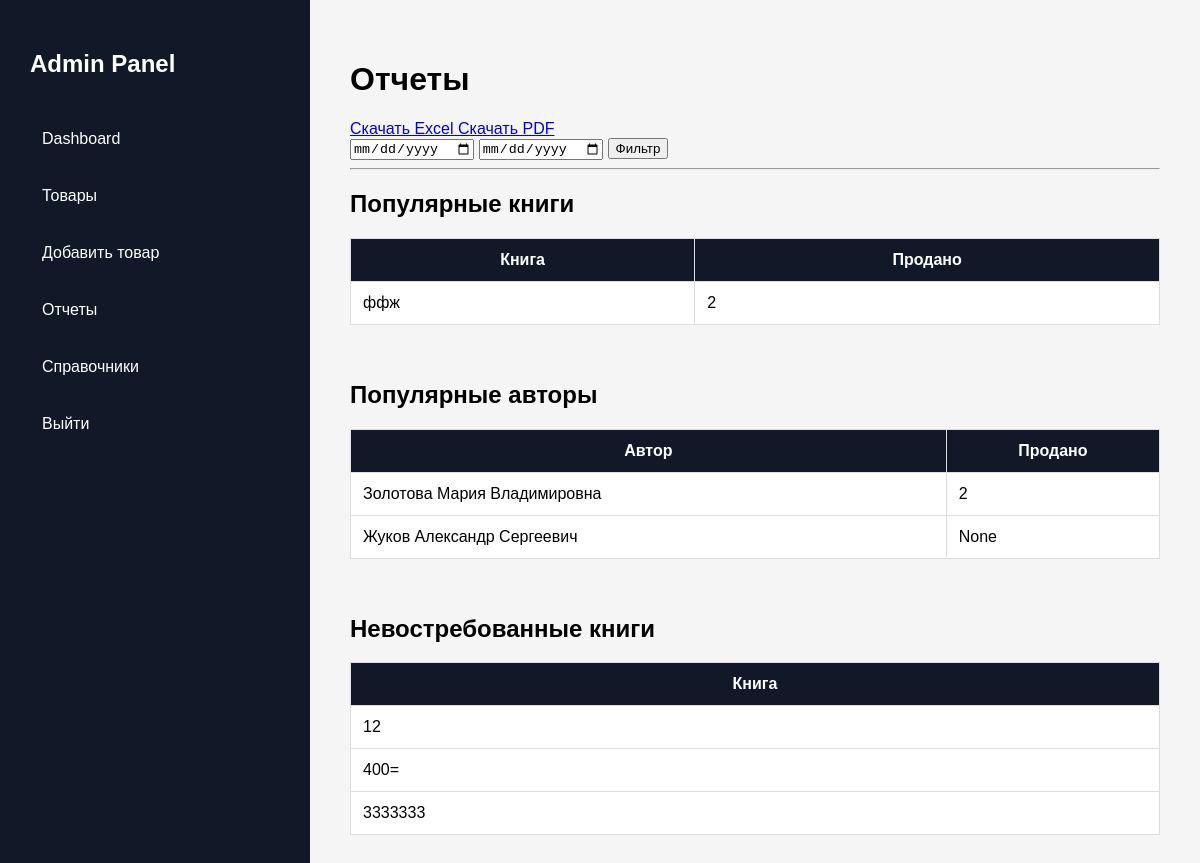
Page /admin-panel/reports/ (signed in) on the earlier database version.
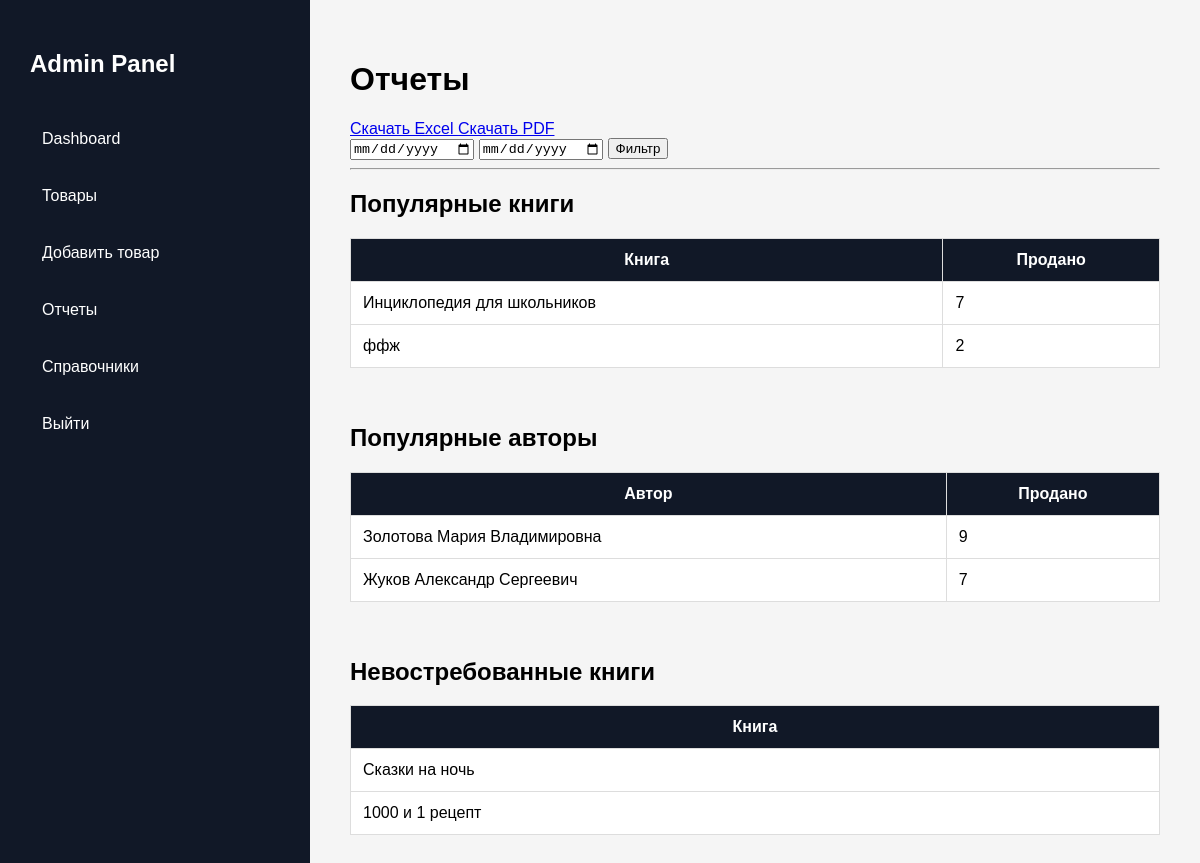
Same page on the later database version.
### shop/models.py (models this page shows, shortened)
class Author(models.Model):
    last_name = models.CharField(max_length=100, verbose_name="Фамилия")
    first_name = models.CharField(max_length=100, verbose_name="Имя")
    middle_name = models.CharField(max_length=100, blank=True, null=True, verbose_name="Отчество")
    class Meta:
        verbose_name = "Автор"
        verbose_name_plural = "Авторы"
        ordering = ['last_name', 'first_name']
    def __str__(self):
        if self.middle_name:
            return f"{self.last_name} {self.first_name} {self.middle_name}"
        return f"{self.last_name} {self.first_name}"

class Book(models.Model):
    product = models.OneToOneField(
        Product,
        on_delete=models.CASCADE,
        related_name='book',
        verbose_name="Товар"
    )
    authors = models.ManyToManyField(Author, blank=False, verbose_name="Авторы")
    genres = models.ManyToManyField(Genre, blank=True, verbose_name="Жанры")
    tags = models.ManyToManyField(Tag, blank=True, verbose_name="Теги")
    publisher = models.ForeignKey(Supplier, on_delete=models.CASCADE, verbose_name="Издательство")
    year = models.PositiveIntegerField(
        validators=[
            MinValueValidator(0),
            MaxValueValidator(now().year)
        ],
        verbose_name="Год издания"
    )
    pages = models.PositiveIntegerField(
        blank=True,
        null=True,
        validators=[MinValueValidator(1)],
        verbose_name="Страниц"
    )
    class Meta:
        verbose_name = "Книга"
        verbose_name_plural = "Книги"

class Product(models.Model):
    name = models.CharField(max_length=255, verbose_name="Название")
    slug = models.SlugField(max_length=200, unique=True, blank=True)
    description = models.TextField(blank=True, verbose_name="Описание")
    category = models.ForeignKey(
        Category,
        on_delete=models.PROTECT,blank=False, null=False,
        related_name='products',
        verbose_name="Категория"
    )
    available = models.BooleanField(default=True, verbose_name="Доступен для продажи")
    created = models.DateTimeField(auto_now_add=True)
    updated = models.DateTimeField(auto_now=True)
    rating = models.FloatField(default=0)  # средний рейтинг
    rating_count = models.PositiveIntegerField(default=0)  # сколько оценок
    class Meta:
        verbose_name = "Товар"
        verbose_name_plural = "Товары"
        ordering = ['name']

### admin_panel/views.py (the view)
# urls.py: path('reports/', views.reports, name='reports'),
@admin_required
def reports(request):
    date_from = request.GET.get(
        'date_from'
    )
    date_to = request.GET.get(
        'date_to'
    )
    orders = Order.objects.all()
    if date_from:
        orders = orders.filter(
            created__date__gte=parse_date(
                date_from
            )
        )
    if date_to:
        orders = orders.filter(
            created__date__lte=parse_date(
                date_to
            )
        )
    popular_books = (
        OrderItem.objects
        .filter(
            product__book__isnull=False
        )
        .values('product__name')
        .annotate(total=Sum('quantity'))
        .order_by('-total')
    )
    popular_authors = (
        Author.objects
        .annotate(
            total_sold=Sum(
                'book__product__orderitem__quantity'
            )
        )
        .order_by('-total_sold')
    )
    unsold_books = (
        Book.objects
        .annotate(
            sold=Sum(
                'product__orderitem__quantity'
            )
        )
        .filter(sold__isnull=True)
    )
    context = {
        'popular_books': popular_books,
        'popular_authors': popular_authors,
        'unsold_books': unsold_books,
    }
    return render(
        request,
        'admin_panel/reports.html',
        context
    )

### cart/context_processors.py (called while the page is built)
def cart(request):
    if request.user.is_authenticated:
        buyer = getattr(request.user, 'buyer', None)
        if buyer:
            count = Cart.objects.filter(
                buyer=buyer
            ).aggregate(
                total=Sum('quantity')
            )['total'] or 0
        else:
            count = 0
    else:
        count = 0
    return {
        'cart_item_count': count
    }

### admin_panel/templates/admin_panel/reports.html (shortened to what this page needs)
{% extends "admin_panel/base.html" %}
{% block content %}
<h1>Отчеты</h1>
<a href="{% url 'admin_panel:export_excel' %}">
    Скачать Excel
</a>
<a href="{% url 'admin_panel:export_pdf' %}">
    Скачать PDF
</a>
<form method="get">
    <input type="date" name="date_from">
    <input type="date" name="date_to">
    <button type="submit">
        Фильтр
    </button>
</form>
<hr>
<h2>Популярные книги</h2>
<table class="report-table">
    <tr>
        <th>Книга</th>
        <th>Продано</th>
    </tr>
    {% for item in popular_books %}
    <tr>
        <td>{{ item.product__name }}</td>
        <td>{{ item.total }}</td>
    </tr>
    {% endfor %}
</table>
<br><br>
<h2>Популярные авторы</h2>
<table class="report-table">
    <tr>
        <th>Автор</th>
        <th>Продано</th>
    </tr>
    {% for author in popular_authors %}
    <tr>
        <td>{{ author }}</td>
        <td>{{ author.total_sold }}</td>
    </tr>
    {% endfor %}
</table>
<br><br>
<h2>Невостребованные книги</h2>
<table class="report-table">
    <tr>
        <th>Книга</th>
    </tr>
    {% for book in unsold_books %}
    <tr>
        <td>{{ book.product.name }}</td>
    </tr>
    {% endfor %}
</table>
{% endblock %}

### admin_panel/templates/admin_panel/base.html (shortened to what this page needs)
{% load static %}
<!DOCTYPE html>
<html lang="ru">
<head>
    <link rel="stylesheet" href="{% static 'admin_panel/css/admin.css' %}">
</head>
<body>
<div class="admin-wrapper">
    <aside class="sidebar">
        <h2 class="logo">
            Admin Panel
        </h2>
        <nav>
            <a href="{% url 'admin_panel:dashboard' %}">
                Dashboard
            </a>
            <a href="{% url 'admin_panel:product_list' %}">
                Товары
            </a>
            <a href="{% url 'admin_panel:product_create' %}">
                Добавить товар
            </a>
            <a href="{% url 'admin_panel:reports' %}">
                Отчеты
            </a>
            <a href="{% url 'admin_panel:dictionaries' %}">
                Справочники
            </a>
            <a href="{% url 'account:logout' %}">
                Выйти
            </a>
        </nav>
    </aside>
    <main class="admin-content">
        {% block content %}
        {% endblock %}
    </main>
</div>
</body>
</html>

### admin_panel/static/admin_panel/css/admin.css (style rules this page uses)
body { margin: 0; font-family: Arial, sans-serif; background: #f5f5f5; }
.admin-wrapper { display: flex; min-height: 100vh; }
.sidebar { width: 250px; background: #111827; color: white; padding: 30px; }
.sidebar .logo { margin-bottom: 40px; }
.sidebar nav { display: flex; flex-direction: column; gap: 15px; }
.sidebar nav a { color: white; text-decoration: none; padding: 12px; border-radius: 8px; transition: 0.3s; }
.admin-content { flex: 1; padding: 40px; }
.report-table { width: 100%; border-collapse: collapse; background: white; }
.report-table th, .report-table td { padding: 12px; border: 1px solid #ddd; }
.report-table th { background: #111827; color: white; }

Differences in the rows shown:
no longer on this page (row edited): Book: product.name "12"
computed for Author "Золотова Мария Владимировна": total_sold "2" → "9"
computed for Author "Жуков Александр Сергеевич": total_sold "None" → "7"
changed Book: product.name "400=" → "Сказки на ночь"
changed Book: product.name "3333333" → "1000 и 1 рецепт"
Other differences:
new list line: "Инциклопедия для школьников 7"
